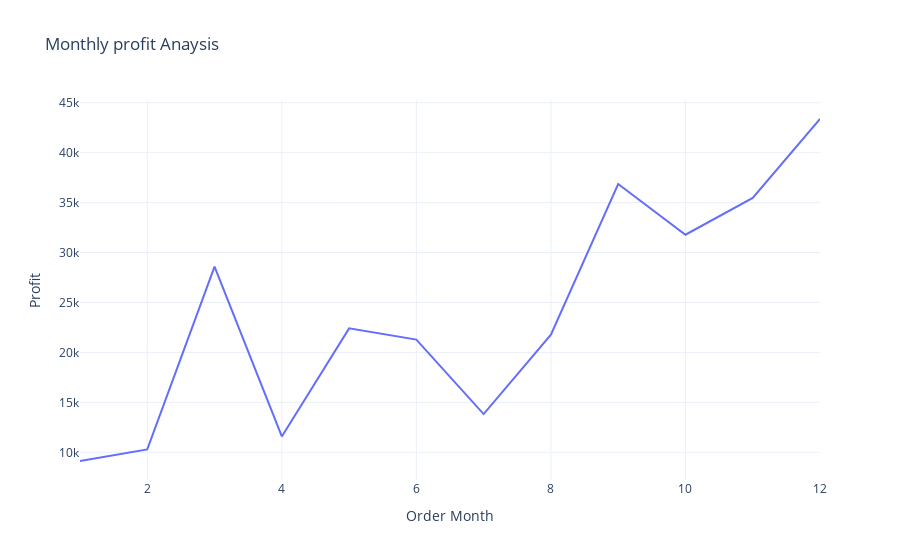

The cell this chart's notebook holds for it:
### Code cell
fig = px.line(profit_by_month, x='Order Month', y='Profit', title=' Monthly profit Anaysis')
fig.show()

### Figure 1 — Plotly figure (JSON) as saved in the notebook; plotly's stock layout.template omitted (floating-point values rounded to 4 significant figures)
{"data": [{"hovertemplate": "Order Month=%{x}<br>Profit=%{y}<extra></extra>", "legendgroup": "", "line": {"color": "#636efa", "dash": "solid"}, "marker": {"symbol": "circle"}, "mode": "lines", "name": "", "orientation": "v", "showlegend": false, "type": "scatter", "x": [1, 2, 3, 4, 5, 6, 7, 8, 9, 10, 11, 12], "xaxis": "x", "y": [9134.0, 10290.0, 28590.0, 11590.0, 22410.0, 21290.0, 13830.0, 21780.0, 36860.0, 31780.0, 35470.0, 43370.0], "yaxis": "y"}], "layout": {"legend": {"tracegroupgap": 0}, "title": {"text": " Monthly profit Anaysis"}, "xaxis": {"anchor": "y", "domain": [0, 1], "title": {"text": "Order Month"}}, "yaxis": {"anchor": "x", "domain": [0, 1], "title": {"text": "Profit"}}}}
